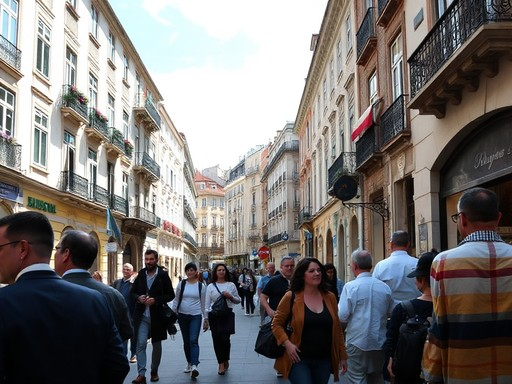
#> input picture data/eval/ai/ai_0001.jpg, 512 x 384 px
$ python -i degrade_features.py   (imports and definitions only)
#> lines starting #> are read from the running program, lines starting #| are printed output that depends on the picture
#> in degrade_features_path, im is the input picture: PIL image 512x384 RGB; mean R, G, B 120.5, 117.1, 115.4
#!/usr/bin/env python3
"""Degradation-evidence features (advisor-reviewed spec).

Three hand-crafted spectral/statistical features computed on the IDENTICAL
decoded 384x384 center-crop that the detector consumes (both in Python and
in the extension's canvas path — same pixels in, same features out):

  1. blockiness  — JPEG 8x8-grid boundary-vs-interior gradient, PHASE-INVARIANT
                   over all 8 grid offsets, normalized by interior gradient.
  2. grain       — true two-axis Laplacian energy, normalized by total
                   gradient + variance (sensor-grain proxy, robust to scale).
  3. hf_ratio    — Hann-windowed radial power-spectrum tail (32..64 cyc/384)
                   vs low band, DC-excluded, correct FFT frequency coords.

Forbidden inputs: MIME/codec, EXIF, dimensions, file size, filename, source
identifiers. The features are computed on decoded pixels only.

Output: a 3-vector per image; plus the tiny logistic used to flag
"degraded/unverifiable" (frozen weights live in bench/degrade_meta.json).
"""
import numpy as np
from PIL import Image

SIZE = 384


def _luma384(img: Image.Image) -> np.ndarray:
    """Resize shortest side to 416, center-crop 384, return float luma."""
    w, h = img.size
#> w = 512; h = 384
    scale = 416 / min(w, h)
#> scale = 1.08
    img = img.resize((max(1, round(w * scale)), max(1, round(h * scale))), Image.BILINEAR)
    left = (img.width - SIZE) // 2
#> left = 85
    top = (img.height - SIZE) // 2
#> top = 16
    img = img.crop((left, top, left + SIZE, top + SIZE))
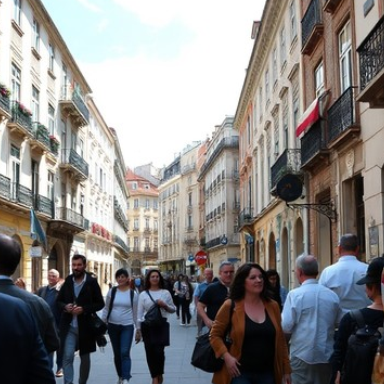
#> img: PIL image 384x384 RGB; mean R, G, B 135.8, 133.3, 132.1
    a = np.asarray(img.convert("L"), dtype=np.float32)
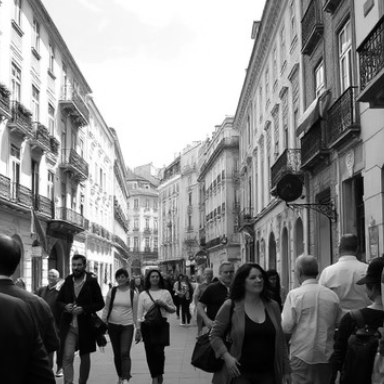
#> a: shape (384, 384) float32; min 0, max 255, mean 133.9
    return a


def blockiness(g: np.ndarray) -> float:
    """Phase-invariant JPEG blockiness: mean over all 8 grid offsets of
    (edge gradient - interior gradient) at the 8px grid, normalized by the
    interior gradient so flat images don't dominate."""
    h, w = g.shape
#> h = 384; w = 384
    h, w = h - h % 8, w - w % 8
    g = g[:h, :w]
    vals = []
    for ox in range(8):
        for oy in range(8):
            gs = g[oy:, ox:]
            gh, gw = gs.shape
            gh, gw = gh - gh % 8, gw - gw % 8
            gs = gs[:gh, :gw]
            blocks = gs.reshape(gh // 8, 8, gw // 8, 8)
            # vertical edge (between columns 7 and 8 of each block)
            edge_v = np.abs(np.diff(blocks, axis=3)[:, :, :, 6]).mean()
            interior_v = np.abs(np.diff(blocks, axis=3)[:, :, :, :6]).mean()
            # horizontal edge
            edge_h = np.abs(np.diff(blocks, axis=1)[:, 6, :, :]).mean()
            interior_h = np.abs(np.diff(blocks, axis=1)[:, :6, :, :]).mean()
            edge = (edge_v + edge_h) / 2
            interior = (interior_v + interior_h) / 2
            vals.append(edge - interior)
#> after the loop, vals = 64 values, max 0.482 at index 29, min -0.304 at index 2, mean 0.0372
    return float(np.mean(vals))


def grain(g: np.ndarray) -> float:
    """Two-axis Laplacian energy normalized by total gradient + variance."""
    dxx = np.abs(g[:, 2:] - 2 * g[:, 1:-1] + g[:, :-2])
    dyy = np.abs(g[2:, :] - 2 * g[1:-1, :] + g[:-2, :])
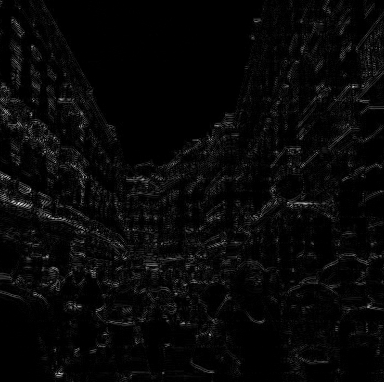
#> dyy: shape (382, 384) float32; min 0, max 260, mean 8.6; drawn with min black and max white
    lap = (dxx[:-2] + dyy[:, :-2]).mean()
#> lap = 23.39
    gx = np.abs(np.diff(g, axis=1))[1:-1, :-1]  # (H-2, W-2)
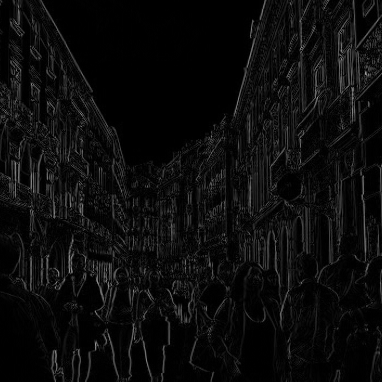
#> gx: shape (382, 382) float32; min 0, max 161, mean 12.1
    gy = np.abs(np.diff(g, axis=0))[:-1, 1:-1]  # (H-2, W-2)
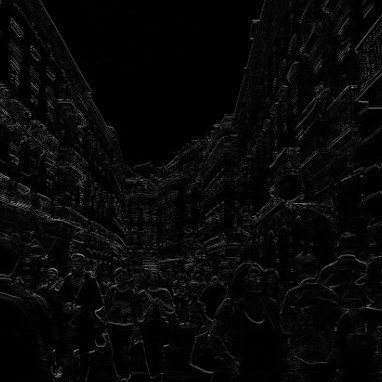
#> gy: shape (382, 382) float32; min 0, max 149, mean 7.4
    grad = (gx + gy).mean() / 2
#> grad = 9.73
    var = g.var()
#> var = 7056.6
    return float(lap / (grad + var + 1e-6))


def hf_ratio(g: np.ndarray) -> float:
    """Hann-windowed radial power spectrum: high band (32..64 cyc) vs
    low band (1..16 cyc) at 384px, DC excluded."""
    win = np.hanning(g.shape[0])[:, None] * np.hanning(g.shape[1])[None, :]
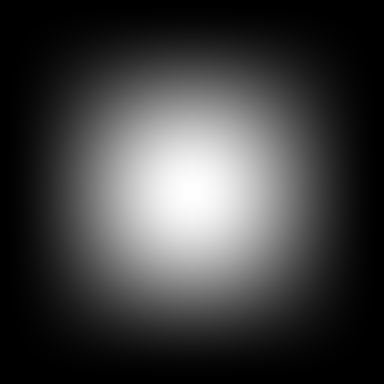
#> win: shape (384, 384) float64; min 0, max 1, mean 0.249
    gw = (g - g.mean()) * win
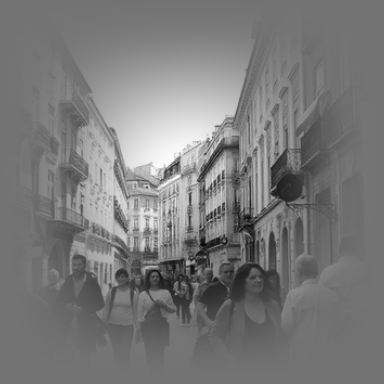
#> gw: shape (384, 384) float64; min -91.74, max 110.3, mean 5.3; drawn with min black and max white
    f = np.fft.fftshift(np.fft.fft2(gw))
    ps = np.abs(f) ** 2
    ny = ps.shape[0] // 2
#> ny = 192
    yy, xx = np.mgrid[-ny:ny, -ny:ny]
    r = np.sqrt(xx**2 + yy**2).astype(int)
    radial = np.bincount(r.ravel(), weights=ps.ravel())[1:65] / np.bincount(r.ravel())[1:65]
#> radial = 64 values, max 1.1e+12 at index 0, min 32534337.1 at index 60, mean 1.98e+10
    low = radial[1:16].mean()  # 2..16 cyc
#> low = 1.02e+10
    high = radial[32:64].mean()  # 33..64 cyc
#> high = 79160562.1
    return float(high / (low + 1e-9))


def degrade_features(img: Image.Image) -> np.ndarray:
    g = _luma384(img)
    return np.array([blockiness(g), grain(g), hf_ratio(g)], dtype=np.float32)


def degrade_features_path(path) -> np.ndarray:
    with Image.open(path) as im:
        im = im.convert("RGB")
    return degrade_features(im)


def logistic_p(weights: np.ndarray, intercept: float, feats: np.ndarray) -> float:
    """P(degraded) from the frozen 3-feature logistic."""
    z = float(intercept + np.dot(weights, feats))
    return 1.0 / (1.0 + np.exp(-z))

>>> result = degrade_features_path('../data/eval/ai/ai_0001.jpg')
#> result = [0.0372, 0.00331, 0.00776]

$ run again, on data/eval/ai/ai_0002.jpg
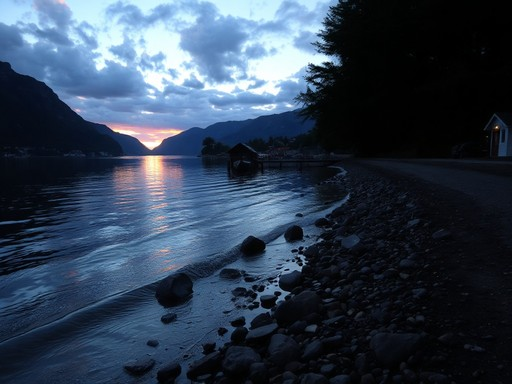
#> input picture data/eval/ai/ai_0002.jpg, 512 x 384 px
#> in degrade_features_path, im is the input picture: PIL image 512x384 RGB; mean R, G, B 48.6, 63.2, 81.4
#> after the loop in blockiness, `for ox in range(8):`: vals = 64 values, max 0.147 at index 42, min -0.219 at index 15, mean -0.0172
#> lap = 10.71
#> in grain, `gx = np.abs(np.diff(g, axis=1))[1:-1, :-1]`:
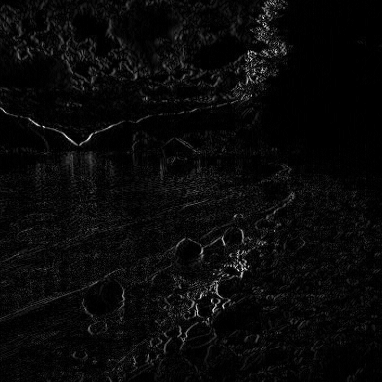
#> gx: shape (382, 382) float32; min 0, max 89, mean 3.4; drawn with min black and max white
#> grad = 4.74
#> var = 5232.8
#> in hf_ratio, `gw = (g - g.mean()) * win`:
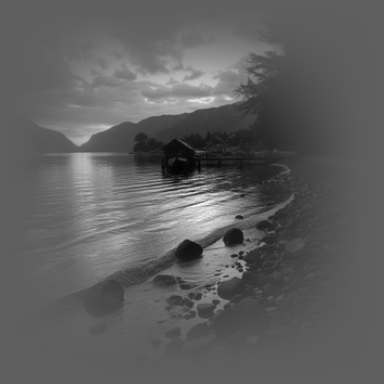
#> gw: shape (384, 384) float64; min -67.86, max 114.1, mean 0.5; drawn with min black and max white
#> radial = 64 values, max 2.5e+11 at index 0, min 9458790.5 at index 62, mean 8.59e+09
#> low = 1.98e+10
#> high = 28744643.3
#> result = [-0.0172, 0.00204, 0.00145]

$ run again, on data/eval/ai/ai_0004.jpg
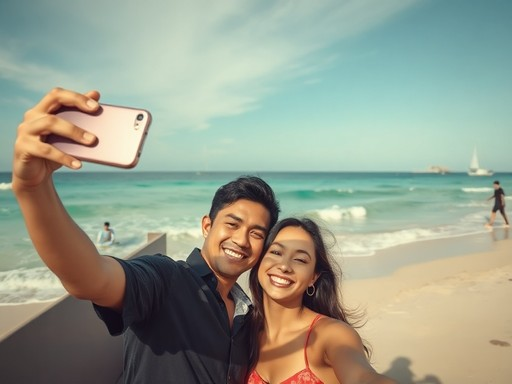
#> input picture data/eval/ai/ai_0004.jpg, 512 x 384 px
#> in degrade_features_path, im is the input picture: PIL image 512x384 RGB; mean R, G, B 151.2, 158.3, 141.2
#> after the loop in blockiness, `for ox in range(8):`: vals = 64 values, max 0.184 at index 11, min -0.183 at index 40, mean 0.000815
#> lap = 5.23
#> in grain, `gy = np.abs(np.diff(g, axis=0))[:-1, 1:-1]`:
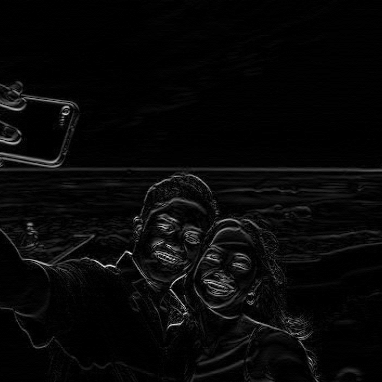
#> gy: shape (382, 382) float32; min 0, max 99, mean 3.2; drawn with min black and max white
#> grad = 2.87
#> var = 3681.3
#> in hf_ratio, `gw = (g - g.mean()) * win`:
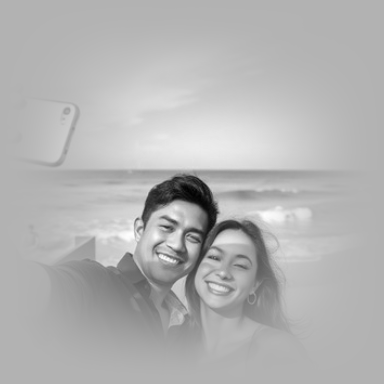
#> gw: shape (384, 384) float64; min -138.1, max 58.78, mean 0.6; drawn with min black and max white
#> radial = 64 values, max 3.37e+11 at index 0, min 8020587 at index 62, mean 8.74e+09
#> low = 1.44e+10
#> high = 38313741
#> result = [0.000815, 0.00142, 0.00265]
